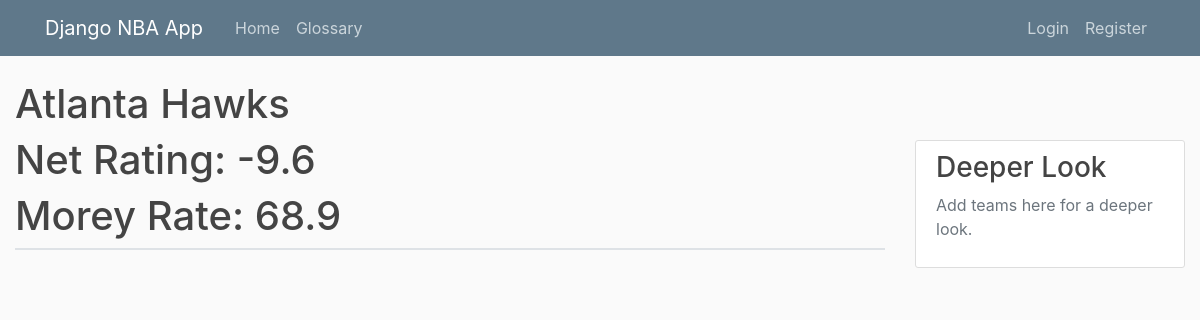
/ATL/, run on the app's committed database.
### teamdata/models.py (models this page shows, shortened)
class TeamMiscData(models.Model):
    team_name = models.ForeignKey('Team', on_delete=models.CASCADE, related_name='misc_team_name')
    wins = models.IntegerField()
    losses = models.IntegerField()
    off_rtg = models.DecimalField(max_digits=7, decimal_places=1)
    def_rtg = models.DecimalField(max_digits=7, decimal_places=1)
    net_rtg = models.DecimalField(max_digits=7, decimal_places=1)
    pace = models.DecimalField(max_digits=7, decimal_places=1)
    ft_rate = models.DecimalField(max_digits=7, decimal_places=1)
    three_att_rate = models.DecimalField(max_digits=7, decimal_places=1)
    true_shooting_pct = models.DecimalField(max_digits=7, decimal_places=1)
    off_efg = models.DecimalField(max_digits=7, decimal_places=1)
    off_tov_pct = models.DecimalField(max_digits=7, decimal_places=1)
    orb_pct = models.DecimalField(max_digits=7, decimal_places=1)
    off_ft_per_fga = models.DecimalField(max_digits=7, decimal_places=1)
    def_efg = models.DecimalField(max_digits=7, decimal_places=1)
    def_tov_pct = models.DecimalField(max_digits=7, decimal_places=1)
    drb_pct = models.DecimalField(max_digits=7, decimal_places=1)
    def_ft_per_fga = models.DecimalField(max_digits=7, decimal_places=1)

class Team(models.Model):
    conference = models.CharField(max_length=150)
    full_name = models.CharField(max_length=150)
    nick_name = models.CharField(max_length=150)
    city = models.CharField(max_length=150)
    abbr = models.CharField(max_length=150)
    nba_stats_team_id = models.IntegerField()
    alt_name = models.CharField(max_length=150, blank=True, null=True)

class TeamShooting(models.Model):
    team_name = models.ForeignKey('Team', on_delete=models.CASCADE, related_name='off_team_name')
    morey_rate = models.DecimalField(max_digits=7, decimal_places=1, default=0.0)
    pct_2_pt_fga = models.DecimalField(max_digits=7, decimal_places=1)
    pct_0_3_ft_fga = models.DecimalField(max_digits=7, decimal_places=1)
    pct_3_10_ft_fga = models.DecimalField(max_digits=7, decimal_places=1)
    pct_10_16_ft_fga = models.DecimalField(max_digits=7, decimal_places=1)
    pct_16_3pt_fga = models.DecimalField(max_digits=7, decimal_places=1)
    pct_3pt_fga = models.DecimalField(max_digits=7, decimal_places=1)
    m_2_pt_fg_pct = models.DecimalField(max_digits=7, decimal_places=1)
    m_0_3_ft_fg_pct = models.DecimalField(max_digits=7, decimal_places=1)
    m_3_10_ft_fg_pct = models.DecimalField(max_digits=7, decimal_places=1)
    m_10_16_ft_fg_pct = models.DecimalField(max_digits=7, decimal_places=1)
    m_16_3pt_fg_pct = models.DecimalField(max_digits=7, decimal_places=1)
    m_3pt_fg_pct = models.DecimalField(max_digits=7, decimal_places=1)
    pct_astd_2_pt_fg = models.DecimalField(max_digits=7, decimal_places=1)
    pct_dunks_att = models.DecimalField(max_digits=7, decimal_places=1)
    pct_layups_att = models.DecimalField(max_digits=7, decimal_places=1)
    pct_corner_3_fga = models.DecimalField(max_digits=7, decimal_places=1)
    m_corner_3_fg_pct = models.DecimalField(max_digits=7, decimal_places=1)

### teamdata/views.py (the view)
# urls.py: path('<str:team_abbr>/', views.team, name='teamdata-team'),
def team(request, team_abbr):
    team = Team.objects.filter(abbr=team_abbr).first()
    if team != None:
        team_misc = TeamMiscData.objects.filter(team_name=team).first()
        teamshooting = TeamShooting.objects.filter(team_name=team).first()
        context = {
            'title': team.abbr,
            'teammisc': team_misc,
            'teamshooting': teamshooting
        }
    else:
        context = {}
    return render(request, 'teamdata/team.html', context)

### teamdata/templates/teamdata/team.html (shortened to what this page needs)
{% extends "teamdata/base.html" %}
{% load static %}
{% block content %}
    <h1>{{ teammisc.team_name.full_name }}</h1>
    <h1>Net Rating: {{ teammisc.net_rtg }}</h1>
    <h1>Morey Rate: {{ teamshooting.morey_rate }}</h1>
    <table id="team_shooting" class="table sortable table-nonfluid table-striped table-hover table-bordered table-responsive">
    </table>
{% endblock content %}

### teamdata/static/teamdata/main.css (style rules this page uses)
body { background: #fafafa; color: #333333; margin-top: 5rem; }
h1, h2, h3, h4, h5, h6 { color: #444444; }

### data on the page
TeamMiscData: team_name.full_name "Atlanta Hawks", net_rtg "-9.6"
TeamShooting: morey_rate "68.9"
